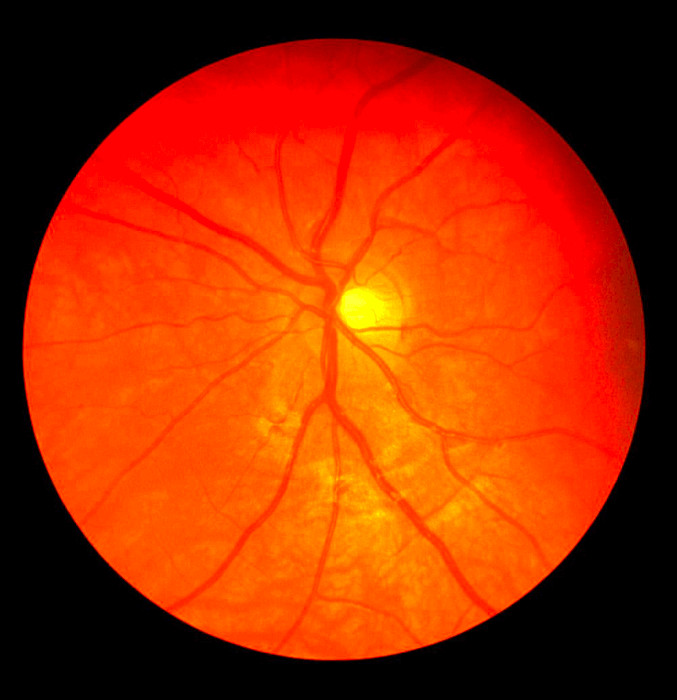
#> input picture test_res/test3.jpg, 677 x 700 px
$ jupyter execute Frangi.ipynb
#> lines starting #> are read from the running program, lines starting #| are printed output that depends on the picture; after the words box and inside, x2 and y2 are one past the last pixel; in counts of white or black regions, pixels touching at a corner belong together; long printed decimals are rounded
[cell 1]
from matplotlib import pyplot as plt
from skimage import img_as_float
from skimage.transform import rescale
import skimage.io as io
from skimage.filters import frangi, sobel, threshold_otsu
from skimage.morphology import erosion, dilation
from sklearn.metrics import confusion_matrix

idx = 3
img = img_as_float(io.imread(f'test_res/test{idx}.jpg'))
img = img[:, :, 1]
#> img: shape (700, 677) float64
img = rescale(img, 1, anti_aliasing=False)

i = 0
while i < len(img):
    j = 0
    while j < len(img[i]):
        if img[i][j] > 0.6:
            img[i][j] = 0.3
            if i < len(img) - 1:
                img[i + 1][j] = 0.3
            if j < len(img[i]) - 1:
                img[i][j + 1] = 0.3
            if i > 0:
                img[i - 1][j] = 0.3
            if j > 0:
                img[i][j - 1] = 0.3

            if i < len(img) - 2:
                img[i + 2][j] = 0.3
            if j < len(img[i]) - 2:
                img[i][j + 2] = 0.3
            if i > 1:
                img[i - 2][j] = 0.3
            if j > 0:
                img[i][j - 2] = 0.3
        j += 1
    i += 1
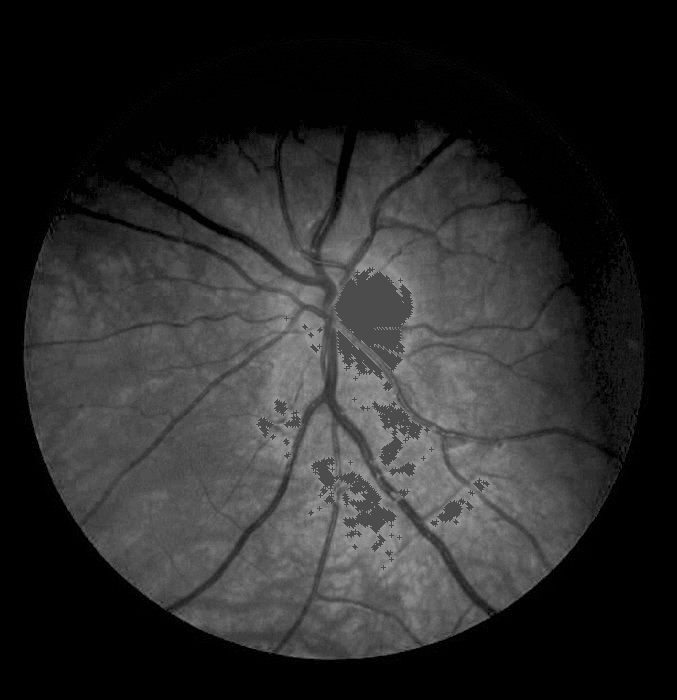
#> img: shape (700, 677) float64; min 0, max 0.6, mean 0.167
#> after the loop, i = 700


i = 0
while i < len(img):
    j = 0
    while j < len(img[i]):
        value = 0.4
        if img[i][j] < 0.05:
            img[i][j] = value
            for k in range(1, 10):
                if i < len(img) - k:
                    img[i + k][j] = value
                if j < len(img[i]) - k:
                    img[i][j + k] = value
                if i > k - 1:
                    img[i - k][j] = value
                if j > k - 1:
                    img[i][j - k] = value
                if j < len(img[i]) - k and i < len(img) - k:
                    img[i + k][j + k] = value
                if j < len(img[i]) - k and i > k - 1:
                    img[i - k][j + k] = value
                if j > k - 1 and i > k - 1:
                    img[i - k][j - k] = value
                if j > k - 1 and i < len(img) - k:
                    img[i + k][j - k] = value
        j += 1
    i += 1
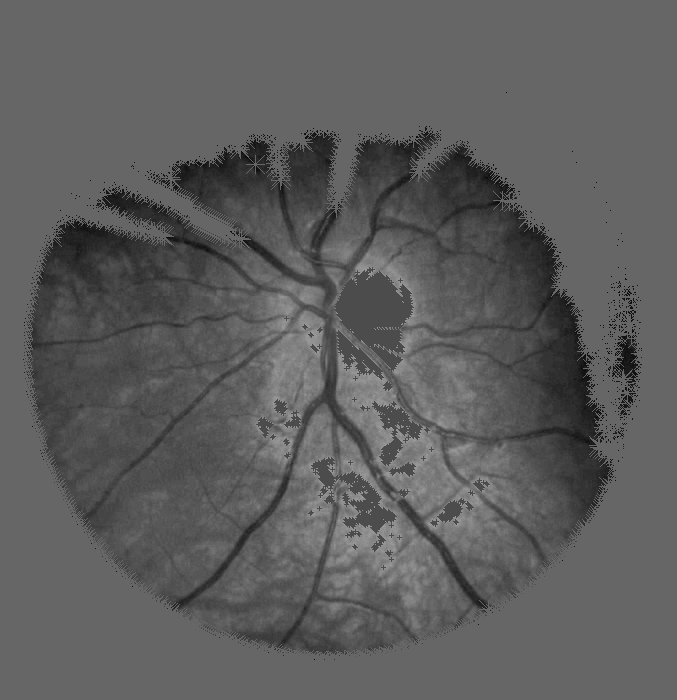
#> img: shape (700, 677) float64; min 0.051, max 0.6, mean 0.365
#> after the loop, i = 700


img = sobel(img)
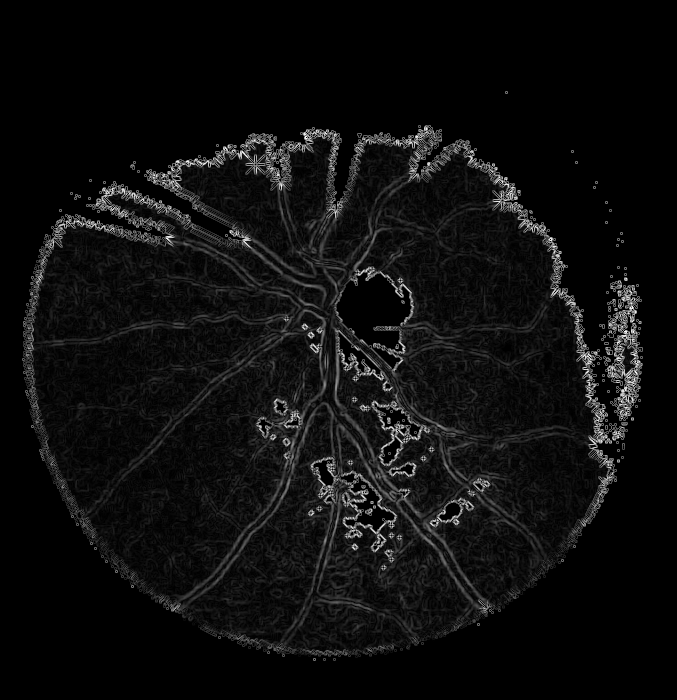
#> img: shape (700, 677) float64; min 0, max 0.267, mean 0.0146; drawn with min black and max white

i = 0
while i < len(img):
    j = 0
    while j < len(img[i]):

        if (img[i][j] > 0.02):
            img[i][j] = 0.9
        j += 1
    i += 1
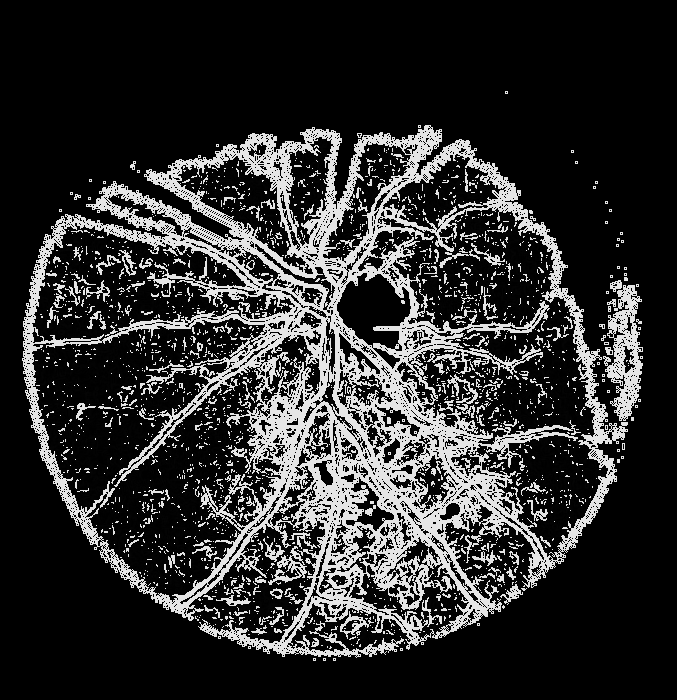
#> img: shape (700, 677) float64; min 0, max 0.9, mean 0.188
#> after the loop, i = 700

img = frangi(img, black_ridges=False)
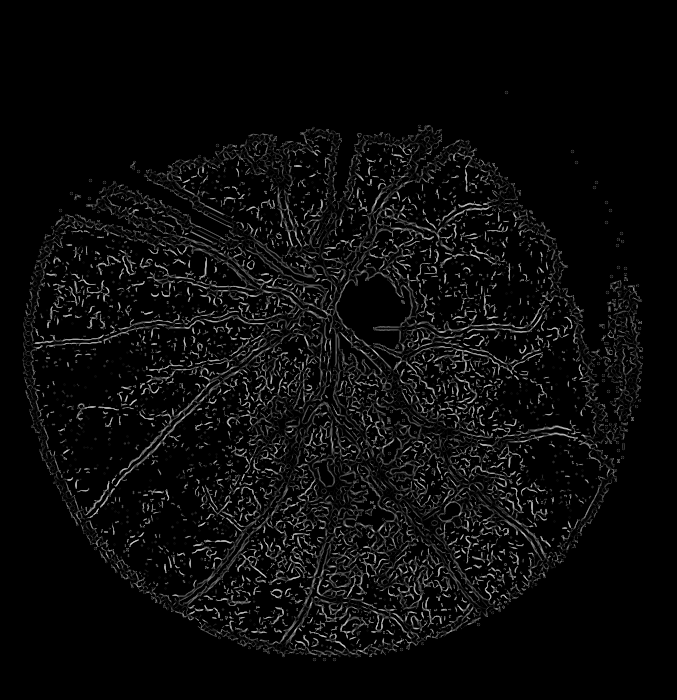
#> img: shape (700, 677) float64; min 0, max 0.834, mean 0.0427

border = 0
i = 0
while True:
    if img[len(img)//2][i] > 0:
        border = i + 17
        break
    i += 1
#> after the loop, i = 5

width = len(img[0])
#> width = 677
height = len(img)
#> height = 700

r = (width - 2 * border) // 2
#> r = 316
i = 0
center = [width // 2, height // 2]
#> center = [338, 350]
while i < len(img):
    j = 0
    while j < len(img[i]):
        if r < ((i - center[1]) ** 2 + (j - center[0]) ** 2) ** (1/2):
            img[i][j] = 0
        j += 1
    i += 1
#> img: shape (700, 677) float64; 5.55% of pixels changed, all inside (x1, y1, x2, y2) = (0, 44, 677, 700)
#> after the loop, i = 700


thresh = threshold_otsu(img)
#> thresh = 0.184
img = img > thresh
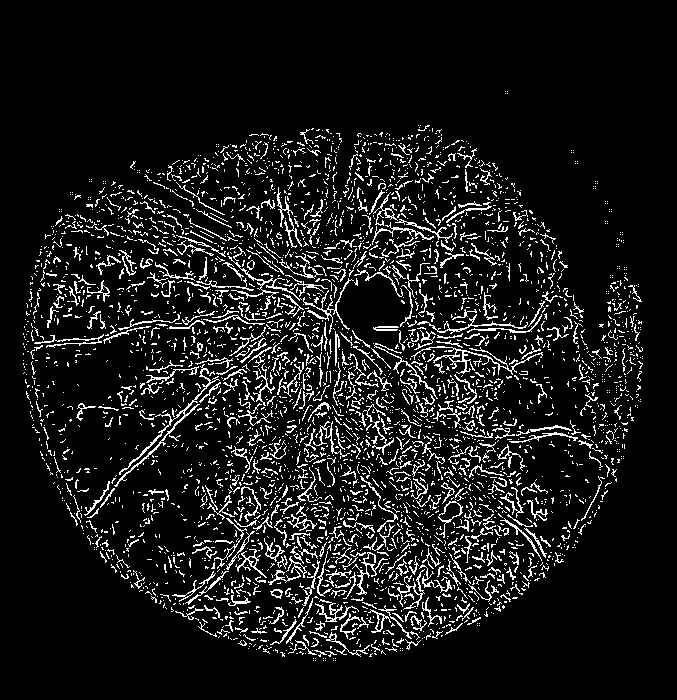
#> img: shape (700, 677) bool; 9.3% white in thin lines or dots, all inside (x1, y1, x2, y2) = (23, 91, 643, 661)
img = erosion(img)
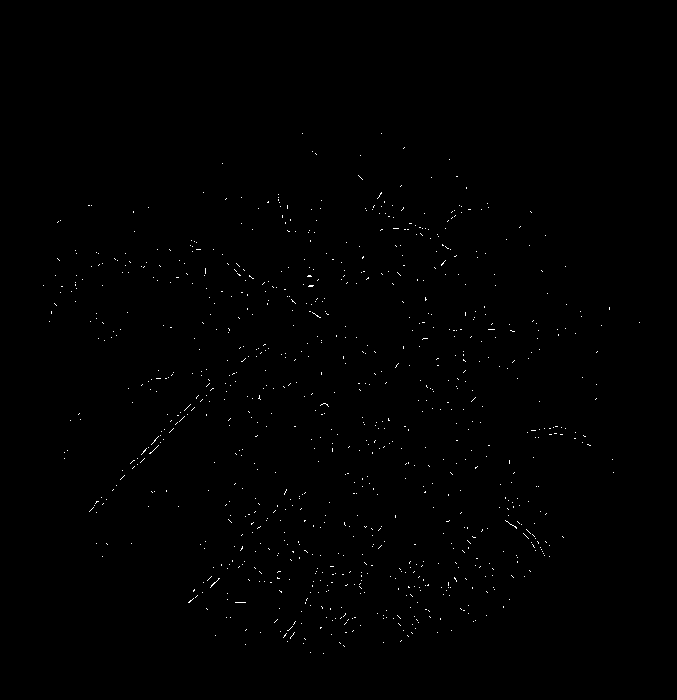
#> img: shape (700, 677) bool; 0.34% white in thin lines or dots, all inside (x1, y1, x2, y2) = (43, 133, 640, 654)
img = dilation(img)
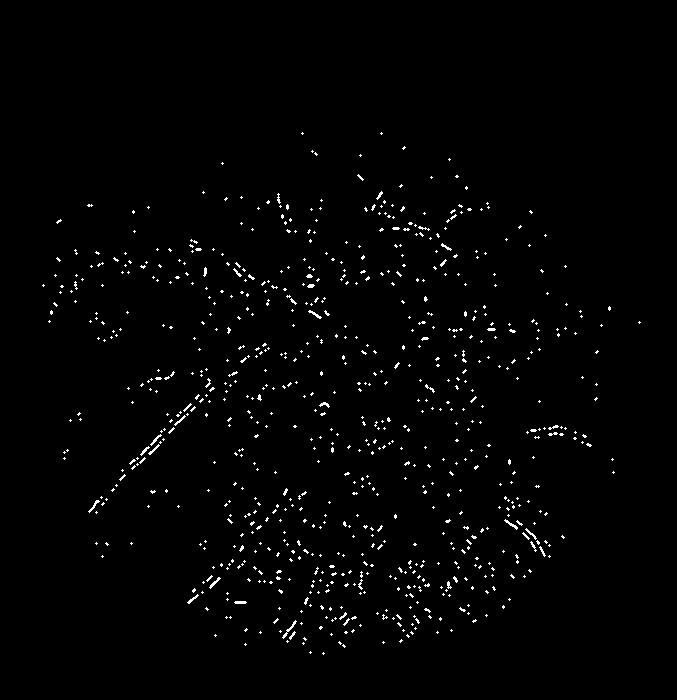
#> img: shape (700, 677) bool; 1.4% white in thin lines or dots, all inside (x1, y1, x2, y2) = (42, 132, 641, 655)

good = img_as_float(io.imread(f'test_res/res{idx}.jpg'))[:, :, 1]
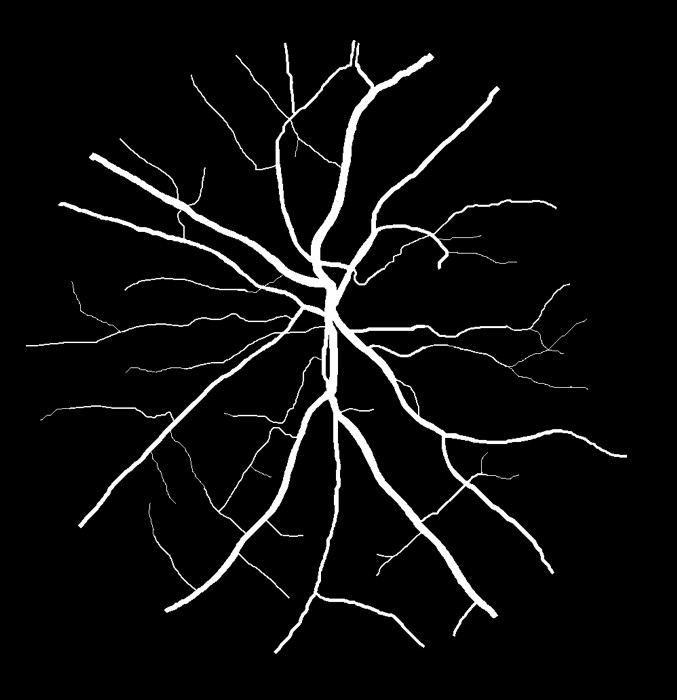
#> input picture test_res/res3.jpg, 677 x 700 px
#> good: shape (700, 677) float64; min 0, max 1, mean 0.0503
i = 0
while i < len(good):
    j = 0
    while j < len(good[i]):
        if good[i][j] > 0.9:
            good[i][j] = 1
        else:
            good[i][j] = 0
        j += 1
    i += 1
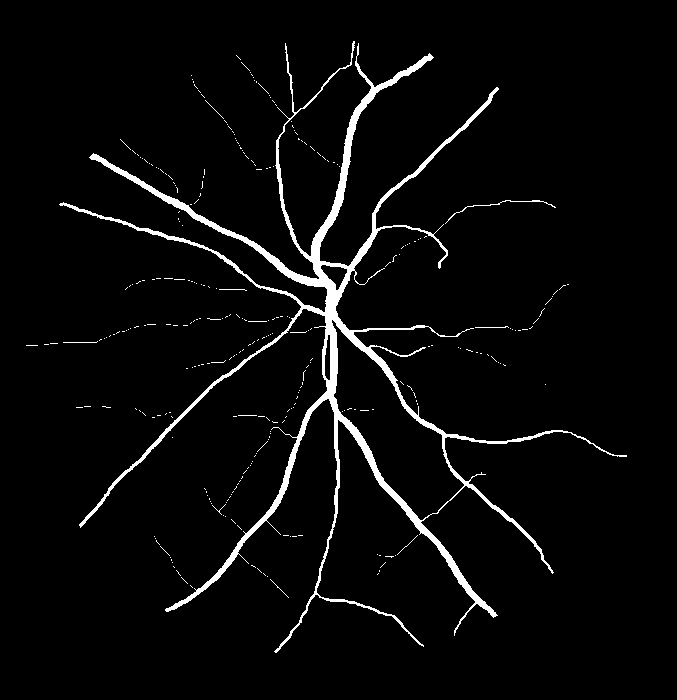
#> good: shape (700, 677) float64; values 0 (black) and 1 (white), 3.8% white; 300 white regions (293 under 20 px), largest, box (x1, y1, x2, y2) and area: (59, 41, 627, 653) 16589, (445, 200, 556, 224) 140, (475, 326, 509, 328) 35
#> after the loop, i = 700

fig, axs = plt.subplots(1, 3)
axs[0].imshow(img_as_float(io.imread(f'test_res/test{idx}.jpg')), cmap="gray")
axs[1].imshow(good, cmap="gray")
axs[2].imshow(img, cmap="gray")
fig.set_size_inches(14, 10)
plt.show()
tn, fp, fn, tp = confusion_matrix(good.flatten(), img.flatten()).ravel()
#> tn = 449877; fp = 6195; fn = 17410; tp = 418
print(f"true positives = {tp}")
#| true positives = 418
print(f"true negatives = {tn}")
#| true negatives = 449877
print(f"false positives = {fp}")
#| false positives = 6195
print(f"false negatives = {fn}")
#| false negatives = 17410
print(f"accuracy = {(tn + tp)/(tn + tp + fn + fp)}")
#| accuracy = 0.9502
print(f"sensitivity = {tp/(tp + fn)}")
#| sensitivity = 0.02345
print(f"specificity = {tn/(tn + fp)}")
#| specificity = 0.9864
